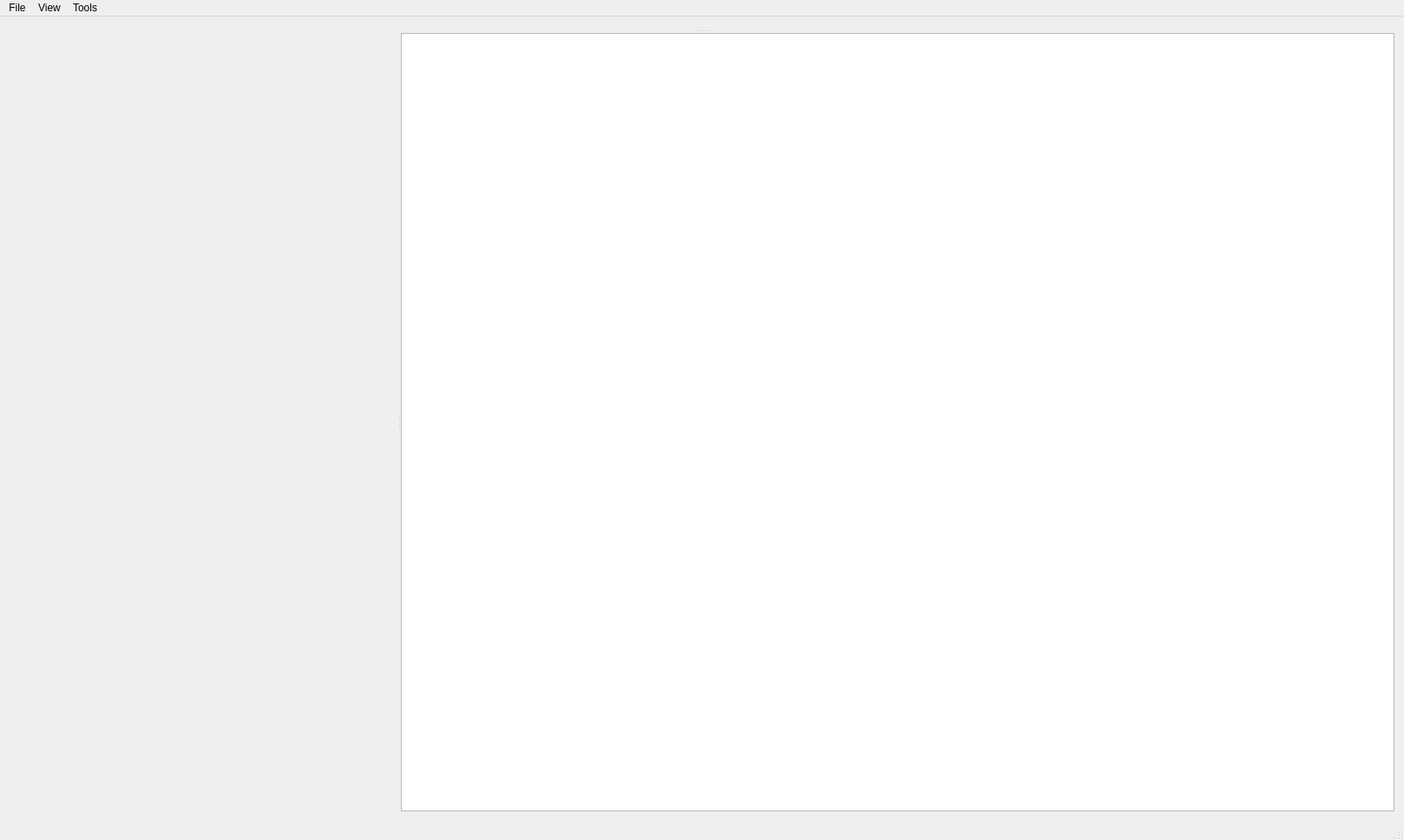
<?xml version="1.0" encoding="UTF-8"?>
<ui version="4.0">
 <class>MainWindow</class>
 <widget class="QMainWindow" name="MainWindow">
  <property name="geometry">
   <rect>
    <x>0</x>
    <y>0</y>
    <width>1618</width>
    <height>968</height>
   </rect>
  </property>
  <property name="windowTitle">
   <string>SpectraPlot</string>
  </property>
  <widget class="QWidget" name="centralWidget">
   <layout class="QVBoxLayout" name="verticalLayout">
    <item>
     <widget class="QSplitter" name="splitter_3">
      <property name="orientation">
       <enum>Qt::Orientation::Vertical</enum>
      </property>
      <widget class="QSplitter" name="splitter">
       <property name="orientation">
        <enum>Qt::Orientation::Horizontal</enum>
       </property>
       <widget class="QCustomPlot" name="customPlot" native="true"/>
       <widget class="QCustomPlot" name="customPlotH" native="true"/>
      </widget>
      <widget class="QSplitter" name="splitter_2">
       <property name="orientation">
        <enum>Qt::Orientation::Horizontal</enum>
       </property>
       <widget class="QCustomPlot" name="customPlot2" native="true"/>
       <widget class="IntegralTableView" name="tableViewH_2"/>
      </widget>
     </widget>
    </item>
   </layout>
  </widget>
  <widget class="QStatusBar" name="statusBar"/>
  <widget class="QMenuBar" name="menuBar">
   <property name="geometry">
    <rect>
     <x>0</x>
     <y>0</y>
     <width>1618</width>
     <height>33</height>
    </rect>
   </property>
   <widget class="QMenu" name="menuFile">
    <property name="title">
     <string>File</string>
    </property>
    <addaction name="actionOpen"/>
    <addaction name="actionSpectrion_Data"/>
   </widget>
   <widget class="QMenu" name="menuView">
    <property name="title">
     <string>View</string>
    </property>
    <addaction name="actionReset"/>
   </widget>
   <widget class="QMenu" name="menuTools">
    <property name="title">
     <string>Tools</string>
    </property>
    <addaction name="actionCalculate_integral"/>
    <addaction name="actionCalculate_summ"/>
    <addaction name="actionSet_base_cursor"/>
    <addaction name="actionRemove_base_cursor"/>
    <addaction name="separator"/>
    <addaction name="actionApply_Standard"/>
    <addaction name="actionAppli_Log10"/>
    <addaction name="actionApply_Filter_A"/>
   </widget>
   <addaction name="menuFile"/>
   <addaction name="menuView"/>
   <addaction name="menuTools"/>
  </widget>
  <action name="actionOpen">
   <property name="text">
    <string>Open</string>
   </property>
  </action>
  <action name="actionReset">
   <property name="text">
    <string>Reset</string>
   </property>
  </action>
  <action name="actionCalculate_integral">
   <property name="text">
    <string>Calculate integral</string>
   </property>
  </action>
  <action name="actionCalculate_summ">
   <property name="text">
    <string>Calculate 2D integral</string>
   </property>
  </action>
  <action name="actionSet_base_cursor">
   <property name="text">
    <string>Set base cursor</string>
   </property>
  </action>
  <action name="actionRemove_base_cursor">
   <property name="text">
    <string>Remove base cursor</string>
   </property>
  </action>
  <action name="actionSpectrion_Data">
   <property name="text">
    <string>Spectrion Data</string>
   </property>
  </action>
  <action name="actionAppli_Log10">
   <property name="text">
    <string>Apply Log10</string>
   </property>
  </action>
  <action name="actionApply_Filter_A">
   <property name="text">
    <string>Apply Filter A</string>
   </property>
  </action>
  <action name="actionApply_Standard">
   <property name="text">
    <string>Apply Standard</string>
   </property>
  </action>
 </widget>
 <layoutdefault spacing="6" margin="11"/>
 <customwidgets>
  <customwidget>
   <class>QCustomPlot</class>
   <extends>QWidget</extends>
   <header>qcustomplot.h</header>
   <container>1</container>
  </customwidget>
  <customwidget>
   <class>IntegralTableView</class>
   <extends>QTableView</extends>
   <header location="global">integraltableview.h</header>
  </customwidget>
 </customwidgets>
 <resources/>
 <connections/>
</ui>
